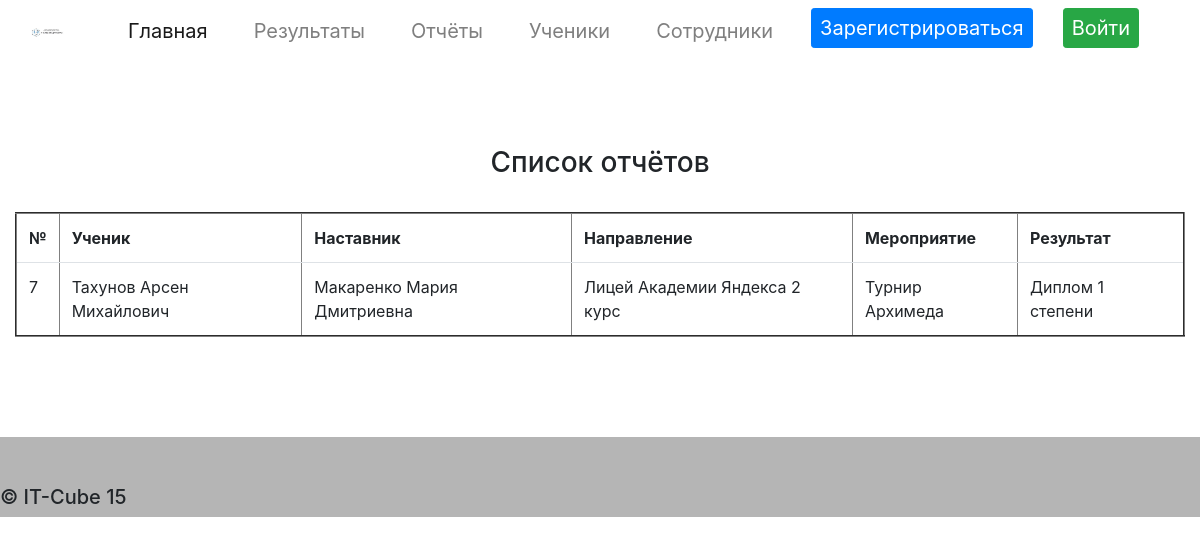
Page /reports on the committed database.
### data/students.py (models this page shows)
class Students(SqlAlchemyBase, UserMixin, SerializerMixin):
    __tablename__ = 'Students'
    id = sqlalchemy.Column(sqlalchemy.Integer,
                           primary_key=True, autoincrement=True)
    FIO = sqlalchemy.Column(sqlalchemy.String, nullable=True)
    Date_of_birth = sqlalchemy.Column(sqlalchemy.Date, nullable=True)
    Class = sqlalchemy.Column(sqlalchemy.Integer, nullable=True)
    Сertificate_DO = sqlalchemy.Column(sqlalchemy.Integer, nullable=True)
    Place_of_residence = sqlalchemy.Column(sqlalchemy.String, nullable=True)
    School = sqlalchemy.Column(sqlalchemy.String, nullable=True)
    Number_phone_student = sqlalchemy.Column(sqlalchemy.String, nullable=True)
    Number_phone_parent = sqlalchemy.Column(sqlalchemy.String, nullable=True)
    Gender = sqlalchemy.Column(sqlalchemy.String, nullable=True)
    Note = sqlalchemy.Column(sqlalchemy.Text)
    studies_it_cube = orm.relation("Studies_it_cube", back_populates='student')
    Results = orm.relation("Results", back_populates='student')

### data/employees.py (models this page shows, shortened)
class Employees(SqlAlchemyBase, UserMixin, SerializerMixin):
    __tablename__ = 'Employees'
    id = sqlalchemy.Column(sqlalchemy.Integer,
                           primary_key=True, autoincrement=True)
    FIO = sqlalchemy.Column(sqlalchemy.String, nullable=True)
    Email = sqlalchemy.Column(sqlalchemy.String, nullable=True, unique=True)
    Hashed_password = sqlalchemy.Column(sqlalchemy.String, nullable=True)
    Date_of_birth = sqlalchemy.Column(sqlalchemy.Date, nullable=True)
    Place_of_residence = sqlalchemy.Column(sqlalchemy.String, nullable=True)
    Number_phone = sqlalchemy.Column(sqlalchemy.String, nullable=True)
    Gender = sqlalchemy.Column(sqlalchemy.String, nullable=True)
    Status = sqlalchemy.Column(sqlalchemy.String, sqlalchemy.ForeignKey("Status_employees.id"), nullable=True)
    Note = sqlalchemy.Column(sqlalchemy.Text)
    studies_it_cube = orm.relation("Studies_it_cube", back_populates='employer')
    statusemployer = orm.relation("StatusEmployer")
    results = orm.relation("Results", back_populates='employer')
    participation_employees = orm.relation("Participation_employees", back_populates='employer')

### data/direction.py (models this page shows)
class Directions(SqlAlchemyBase, UserMixin, SerializerMixin):
    __tablename__ = 'Directions'
    id = sqlalchemy.Column(sqlalchemy.Integer, primary_key=True, autoincrement=True)
    Direction = sqlalchemy.Column(sqlalchemy.String, nullable=True)
    Note = sqlalchemy.Column(sqlalchemy.Text)
    studies_it_cube = orm.relation("Studies_it_cube", back_populates='direction')
    event = orm.relation("Event", back_populates='direction')

### data/event.py (models this page shows)
class Event(SqlAlchemyBase, UserMixin, SerializerMixin):
    __tablename__ = 'Event'
    id = sqlalchemy.Column(sqlalchemy.Integer,
                           primary_key=True, autoincrement=True)
    Name_of_event = sqlalchemy.Column(sqlalchemy.String, nullable=True)
    Organizer = sqlalchemy.Column(sqlalchemy.String, nullable=True)
    Description = sqlalchemy.Column(sqlalchemy.Text)
    Website = sqlalchemy.Column(sqlalchemy.String, nullable=True)
    Link_to_position = sqlalchemy.Column(sqlalchemy.String, nullable=True)
    Link_to_regestration = sqlalchemy.Column(sqlalchemy.String, nullable=True)
    Form_of_holding = sqlalchemy.Column(sqlalchemy.Integer, sqlalchemy.ForeignKey("Form_of_holding.id"), nullable=True)
    Status = sqlalchemy.Column(sqlalchemy.Integer, sqlalchemy.ForeignKey("Status.id"), nullable=True)
    Direction = sqlalchemy.Column(sqlalchemy.Integer, sqlalchemy.ForeignKey("Directions.id"), nullable=True)
    Age = sqlalchemy.Column(sqlalchemy.String, nullable=True)
    Class = sqlalchemy.Column(sqlalchemy.String, nullable=True)
    Note = sqlalchemy.Column(sqlalchemy.Text)
    Number_of_participants = sqlalchemy.Column(sqlalchemy.Integer, nullable=True)
    direction = orm.relation('Directions')
    participation_employees = orm.relation("Participation_employees", back_populates='event')
    stage_events = orm.relation("Stages_Events", back_populates='event')

### data/results.py (models this page shows)
class Achievement(SqlAlchemyBase, UserMixin, SerializerMixin):
    __tablename__ = 'Achievement'
    id = sqlalchemy.Column(sqlalchemy.Integer,
                           primary_key=True, autoincrement=True)
    Achievement = sqlalchemy.Column(sqlalchemy.String, nullable=True)

### main.py (the view)
@app.route('/reports')
def reports():
    db_sess = db_session.create_session()
    res_dict = {}
    for resul in db_sess.query(Results).all():
        student_info = db_sess.query(Studies_it_cube).filter(Studies_it_cube.Id_student == resul.Id_student).first()
        student = db_sess.query(Students).filter(Students.id == student_info.Id_student).first().FIO
        employeer = db_sess.query(Employees).filter(Employees.id == resul.Id_employer).first().FIO
        direction = db_sess.query(Directions).filter(Directions.id == student_info.Direction).first().Direction
        id_event = db_sess.query(Stages_Events).filter(Stages_Events.id == resul.Id_stage_event).first().Id_event
        event = db_sess.query(Event).filter(Event.id == id_event).first().Name_of_event
        res = db_sess.query(Achievement).filter(Achievement.id == resul.Id_achievement).first().Achievement
        res_dict[resul.id] = [student, employeer, direction, event, res]
    return render_template('reports.html', all_reports=res_dict)

### data/db_session.py (called while the page is built)
def create_session() -> Session:
    global __factory
    return __factory()

### templates/reports.html
{% extends "base.html" %}
{% block content %}
    <br>
    <h3 align="center">Список отчётов</h3>
    <br>
    <table border="2" align="center" class="table table-hover">
        <tr>
            <th>№</th>
            <th>Ученик</th>
            <th>Наставник</th>
            <th>Направление</th>
            <th>Мероприятие</th>
            <th>Результат</th>
        </tr>
        {% for report in all_reports.keys() %}
            <tr>
                <td>{{ report }}</td>
                <td>{{ all_reports[report][0] }}</td>
                <td>{{ all_reports[report][1] }}</td>
                <td>{{ all_reports[report][2] }}</td>
                <td>{{ all_reports[report][3] }}</td>
                <td>{{ all_reports[report][4] }}</td>
            </tr>
        {% endfor %}
    </table>
{% endblock %}

### rows in the picture
Students: FIO "Тахунов Арсен Михайлович"
Employees: FIO "Макаренко Мария Дмитриевна"
Directions: Direction "Лицей Академии Яндекса 2 курс"
Event: Name_of_event "Турнир Архимеда"
Achievement: Achievement "Диплом 1 степени"

### other values in the picture
{{ report }} "7"
